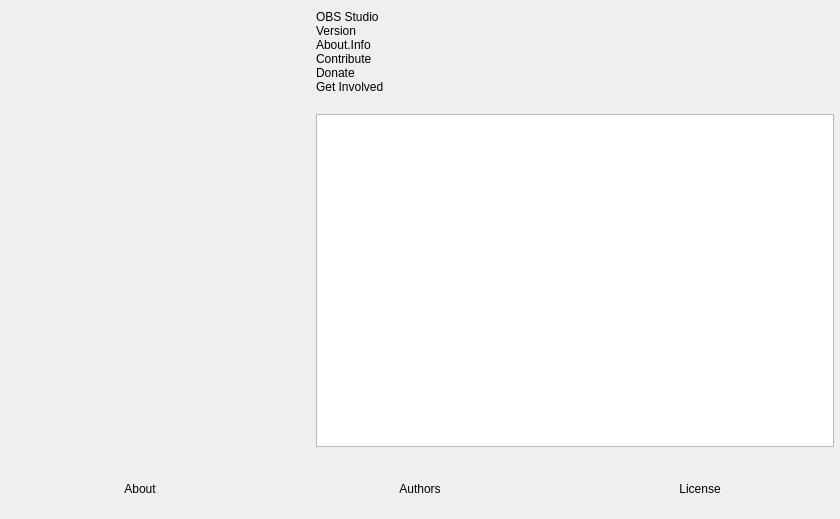
<?xml version="1.0" encoding="UTF-8"?>
<ui version="4.0">
 <class>OBSAbout</class>
 <widget class="QWidget" name="OBSAbout">
  <property name="geometry">
   <rect>
    <x>0</x>
    <y>0</y>
    <width>840</width>
    <height>519</height>
   </rect>
  </property>
  <property name="windowTitle">
   <string>About</string>
  </property>
  <layout class="QVBoxLayout" name="verticalLayout_2">
   <property name="leftMargin">
    <number>0</number>
   </property>
   <property name="topMargin">
    <number>0</number>
   </property>
   <property name="rightMargin">
    <number>0</number>
   </property>
   <property name="bottomMargin">
    <number>0</number>
   </property>
   <item>
    <layout class="QHBoxLayout" name="horizontalLayout_2">
     <property name="spacing">
      <number>30</number>
     </property>
     <property name="leftMargin">
      <number>30</number>
     </property>
     <property name="topMargin">
      <number>10</number>
     </property>
     <property name="rightMargin">
      <number>6</number>
     </property>
     <property name="bottomMargin">
      <number>6</number>
     </property>
     <item>
      <widget class="QLabel" name="icon">
       <property name="minimumSize">
        <size>
         <width>256</width>
         <height>256</height>
        </size>
       </property>
       <property name="maximumSize">
        <size>
         <width>256</width>
         <height>256</height>
        </size>
       </property>
       <property name="text">
        <string/>
       </property>
       <property name="pixmap">
        <pixmap>:res/images/obs.png</pixmap>
       </property>
       <property name="scaledContents">
        <bool>true</bool>
       </property>
      </widget>
     </item>
     <item>
      <layout class="QVBoxLayout" name="verticalLayout">
       <property name="spacing">
        <number>0</number>
       </property>
       <item>
        <widget class="QLabel" name="name">
         <property name="text">
          <string notr="true">OBS Studio</string>
         </property>
        </widget>
       </item>
       <item>
        <widget class="QLabel" name="version">
         <property name="text">
          <string notr="true">Version</string>
         </property>
        </widget>
       </item>
       <item>
        <widget class="QLabel" name="info">
         <property name="text">
          <string>About.Info</string>
         </property>
         <property name="wordWrap">
          <bool>true</bool>
         </property>
        </widget>
       </item>
       <item>
        <widget class="QLabel" name="contribute">
         <property name="text">
          <string notr="true">Contribute</string>
         </property>
         <property name="wordWrap">
          <bool>true</bool>
         </property>
        </widget>
       </item>
       <item>
        <widget class="QLabel" name="donate">
         <property name="text">
          <string notr="true">Donate</string>
         </property>
        </widget>
       </item>
       <item>
        <widget class="QLabel" name="getInvolved">
         <property name="text">
          <string notr="true">Get Involved</string>
         </property>
        </widget>
       </item>
       <item>
        <spacer name="verticalSpacer">
         <property name="orientation">
          <enum>Qt::Vertical</enum>
         </property>
         <property name="sizeType">
          <enum>QSizePolicy::Fixed</enum>
         </property>
         <property name="sizeHint" stdset="0">
          <size>
           <width>20</width>
           <height>20</height>
          </size>
         </property>
        </spacer>
       </item>
       <item>
        <widget class="QTextBrowser" name="textBrowser">
         <property name="openExternalLinks">
          <bool>true</bool>
         </property>
        </widget>
       </item>
      </layout>
     </item>
    </layout>
   </item>
   <item>
    <widget class="QWidget" name="widget" >
     <property name="minimumSize">
      <size>
       <width>0</width>
       <height>60</height>
      </size>
     </property>
     <layout class="QHBoxLayout" name="horizontalLayout">
      <property name="spacing">
       <number>0</number>
      </property>
      <property name="leftMargin">
       <number>0</number>
      </property>
      <property name="topMargin">
       <number>0</number>
      </property>
      <property name="rightMargin">
       <number>0</number>
      </property>
      <property name="bottomMargin">
       <number>0</number>
      </property>
      <item>
       <widget class="ClickableLabel" name="about">
        <property name="text">
         <string>About</string>
        </property>
        <property name="alignment">
         <set>Qt::AlignCenter</set>
        </property>
       </widget>
      </item>
      <item>
       <widget class="ClickableLabel" name="authors">
        <property name="text">
         <string>Authors</string>
        </property>
        <property name="alignment">
         <set>Qt::AlignCenter</set>
        </property>
       </widget>
      </item>
      <item>
       <widget class="ClickableLabel" name="license">
        <property name="text">
         <string>License</string>
        </property>
        <property name="alignment">
         <set>Qt::AlignCenter</set>
        </property>
       </widget>
      </item>
     </layout>
    </widget>
   </item>
  </layout>
 </widget>
 <customwidgets>
  <customwidget>
   <class>ClickableLabel</class>
   <extends>QLabel</extends>
   <header>clickable-label.hpp</header>
  </customwidget>
 </customwidgets>
 <resources/>
 <connections/>
</ui>
